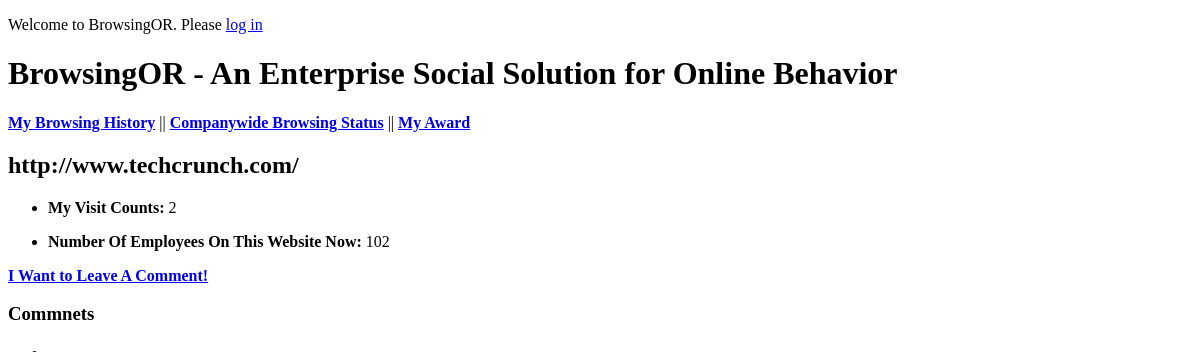
The page /questions/3/ on the database as committed earlier.
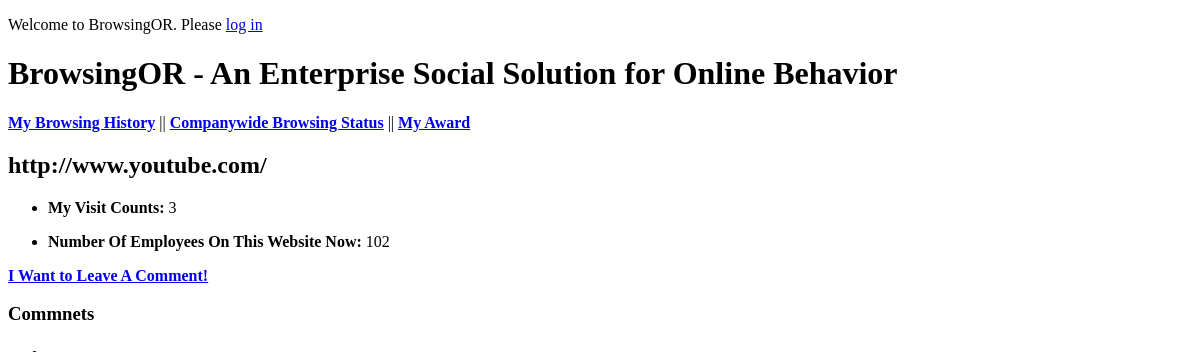
The same page on the database as committed later.
### questionsandanswers/models.py (models this page shows, shortened)
class Question(models.Model):
    subject = models.CharField(verbose_name='Website',max_length=200)
    description = models.TextField(verbose_name='Comments')
    publication_date = models.DateTimeField()
    visit = models.IntegerField(verbose_name='My Visits',default=0)
    cmpnyvisit = models.IntegerField(verbose_name='Currently Browsed By',default=100)
    def published_today(self):
        return self.publication_date.date() == timezone.now().date()
    published_today.boolean = True
    published_today.short_description = 'Asked today?'
    publication_date = models.DateTimeField(auto_now_add=True)

### questionsandanswers/views.py (the view)
# urls.py: url(r'^questions/(?P<question_id>\d+)/$', 'questionsandanswers.views.question_detail',name='question_detail'),
def question_detail(request, question_id):
    question = get_object_or_404(Question, pk=question_id)
    return render_to_response('question_detail.html',{'question': question})

### jumpingintodjango/templates/question_detail.html (shortened to what this page needs)
{% extends "base.html" %}
{% block content %}
	<h2>{{question.subject}}</h2>
     <ul>
	    <li><p><b>My Visit Counts:</b> {{question.visit}}</p></li>
		<li><p><b>Number Of Employees On This Website Now: </b>{{question.cmpnyvisit}}</p></li>
    </ul>
	<p><a href="{% url "question_edit" question.id %}"><b>I Want to Leave A Comment!</b></a></p>
	<h3>Commnets</h3>
	<ul>
			<li>{{question.description|safe}}</li>
	</ul>
{% endblock %}

Rows that differ between the two databases and show on the page:
changed Question: subject "http://www.techcrunch.com/" → "http://www.youtube.com/"; visit "2" → "3"
